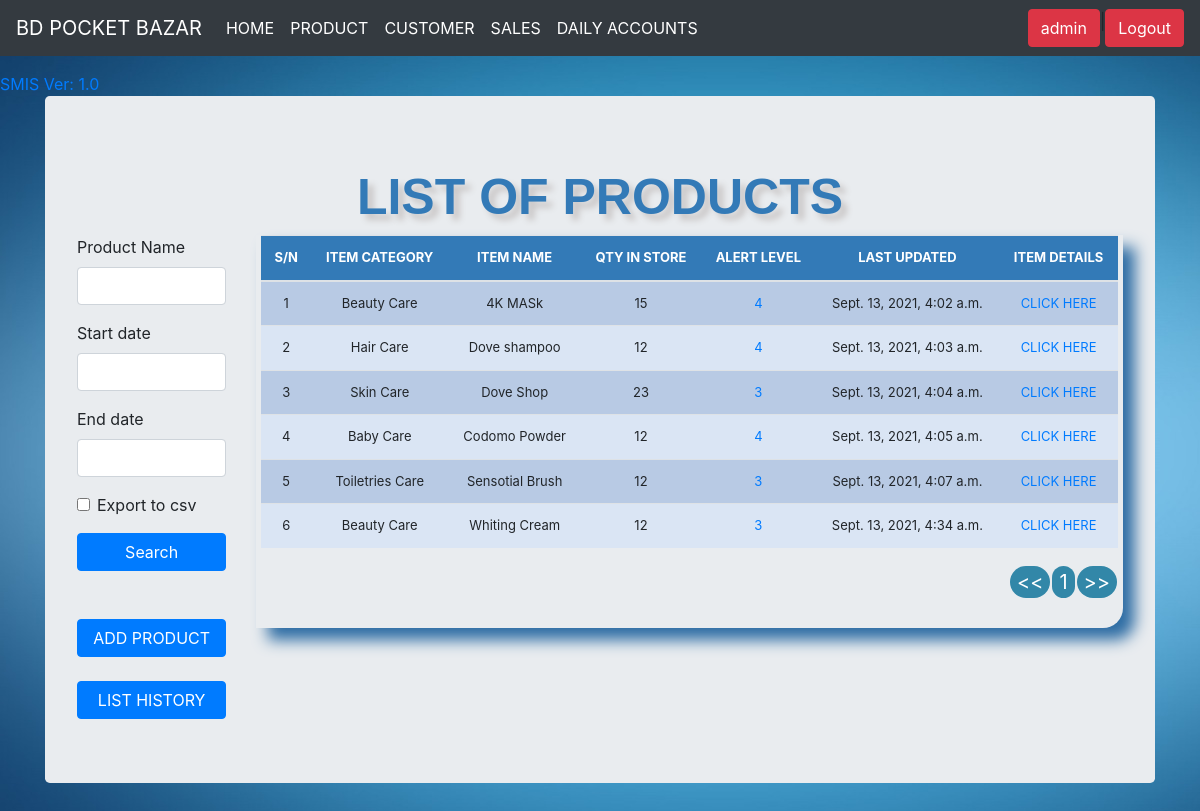
The app's page /list_items/ (signed in) with its own data.
### stockmgmt/models.py (models this page shows, shortened)
class Stock(models.Model):
    Category = models.ForeignKey(Category, on_delete=models.CASCADE, null=True, blank=True)
    Product_Code = models.CharField(max_length=50, blank=False, null=True)
    Product_Name = models.CharField(max_length=50, blank=True, null=True)
    Quantity = models.IntegerField(default='0', blank=True, null=True)
    Product_Buy_Price = models.IntegerField(default='0', blank=True, null=True)
    Product_Seles_Price = models.IntegerField(default='0', blank=True, null=True)
    receive_quantity = models.IntegerField(default='0', blank=True, null=True)
    receive_by = models.CharField(max_length=50, blank=True, null=True)
    issue_quantity = models.IntegerField(default='0', blank=True, null=True)
    issue_by = models.CharField(max_length=50, blank=True, null=True)
    issue_to = models.CharField(max_length=50, blank=True, null=True)
    phone_number = models.CharField(max_length=50, blank=True, null=True)
    created_by = models.CharField(max_length=50, blank=True, null=True)
    Alert_Level = models.IntegerField(default='0', blank=True, null=True)
    last_updated = models.DateTimeField(auto_now_add=True, auto_now=False)
    timestamp = models.DateTimeField(auto_now_add=True,auto_now=False,null=True)

class Category(models.Model):
    name = models.CharField(max_length=50, blank=True, null=True)
    def __str__(self):
        return self.name

### stockmgmt/views.py (the view, shortened to what this page needs)
# urls.py: path('list_items/', views.list_items, name='list_items'),
@login_required
def list_items(request):
    title = 'List of Items'
    form = StockSearchForm(request.POST or None)
    queryset = Stock.objects.all()
    context = {
        "title": title,
        "queryset": queryset,
        "form": form,
    }
    return render(request, "list_items.html", context)

### stockmgmt/forms.py
class StockSearchForm(forms.ModelForm):
    export_to_CSV = forms.BooleanField(required=False)
    start_date = forms.DateTimeField(required=False)
    end_date = forms.DateTimeField(required=False)
    class Meta:
        model = Stock
        fields = ['Product_Name', 'start_date', 'end_date']

### stockmgmt/templates/list_items.html (shortened to what this page needs)
{% load static %}
{% load crispy_forms_tags %}
<!DOCTYPE html>
<html lang="en">
  <head>
    <link href="{% static 'js/jquery-ui-1.12.1/jquery-ui.min.css' %}" rel="stylesheet">
    <link href="{% static 'js/jquery-ui-1.12.1/jquery-ui.structure.min.css' %}" rel="stylesheet">
    <link href="{% static 'js/jquery-ui-1.12.1/jquery-ui.theme.min.css' %}" rel="stylesheet">
    <link href="{% static 'css/stylesheet.css' %}" rel="stylesheet">
    <link href="{% static 'css/bootstrap.min.css' %}" rel="stylesheet">
    <link href="{% static 'js/nprogress/nprogress.css' %}" rel="stylesheet">
    <link href="{% static 'css/navbar-top-fixed.css' %}" rel="stylesheet">
  </head>
  <body>
    {% include 'navbar.html' %}
  <main role="main" class="container">
     <div class="jumbotron">
      <div class="header"> LIST OF PRODUCTS </div>
      <div class="row">
            <div class="col-sm-2">
              <form method='POST' action=''>{% csrf_token %}
                {{form|crispy}}
                <input class="btn btn-primary mybutton" type="submit" value='Search'/>
                </form>
                <br><br>
                <a href="/add_items"><div class="btn btn-primary mybutton">ADD PRODUCT</div></a><br><br>
                <a href="/list_history"><div class="btn btn-primary mybutton">LIST HISTORY</div></a><br>
            </div>
            <br>
            <div class="col-sm-10">
                <div class="display_table">
                    <table class='table'>
                    <thead>
                      <tr>
                      <th>S/N</th>
                      <th>ITEM CATEGORY</th>
                      <th>ITEM NAME</th>
                      <th>QTY IN STORE</th>
                      <th>ALERT LEVEL</th>
                      <th>LAST UPDATED </th>
                      <th>ITEM DETAILS</th>
                      </tr>
                      </thead>
                      {% for instance in queryset %}
                      <tr>
                      <td>{{forloop.counter}}</td>
                      <td>{{instance.Category}}</td>
                      <td>{{instance.Product_Name}}</td>
                      <td>
                      {% if instance.Quantity <= instance.Alert_Level %}
                          <div style="background-color: orange;"> {{instance.Quantity}} </div>
                      {% else %}
                           {{instance.Quantity}}
                      {% endif %}
                      </td>
                      <td><a href="{% url 'reorder_level' instance.id %}">{{instance.Alert_Level}}</a></td>
                      <td>{{instance.last_updated}}
                      <td><a href="{% url 'stock_detail' instance.id %}" class="btn-white">CLICK HERE</a></td>
                      {% endfor %}
                    </table>
                </div>
            </div>
      </div>
    </div>
  </main>
  </body>
  </html>

### stockmgmt/templates/navbar.html (shortened to what this page needs)
<nav class="navbar navbar-expand-md navbar-dark fixed-top bg-dark">
    <a class="navbar-brand" href="/"> BD POCKET BAZAR </a>
    <div class="collapse navbar-collapse" id="navbarCollapse">
      <ul class="navbar-nav mr-auto">
        <li class="nav-item active">
          <a class="nav-link" href="/">HOME <span class="sr-only">(current)</span></a>
        </li>
        <li class="nav-item active">
          <a class="nav-link" href="/list_items">PRODUCT <span class="sr-only">(current)</span></a>
        </li>
        <li class="nav-item active">
          <a class="nav-link" href="/list_customer">CUSTOMER <span class="sr-only">(current)</span></a>
        </li>
        <li class="nav-item active">
          <a class="nav-link" href="/list_invoice">SALES <span class="sr-only">(current)</span></a>
        </li>
        <li class="nav-item active">
          <a class="nav-link" href="/list_daily_accounts">DAILY ACCOUNTS <span class="sr-only">(current)</span></a>
        </li>
        </ul>
      <ul class="navbar-nav">
        {% if request.user.is_authenticated %}
        <li><button class="btn btn-danger">{{ user }}</button></a></li>|
        <li><a href="/accounts/logout"><button class="btn btn-danger">Logout </button></a></li>
        {% else %}
        <li><a href="/accounts/login"><button class="btn btn-danger"> Login </button>/a></li>
        {% endif %}
      </ul>
    </div>
  </nav>
  <a href="#"><div id="version-display" data-toggle="modal" data-target="#myModal">SMIS Ver: 1.0</div></a>

### stockmgmt/static/css/stylesheet.css (style rules this page uses)
body { background-color: #34eb6b; background-image: url("../img/bg.jpg"); }
.table { font-size: 13px; text-align: center; width: 95%; margin: auto; }
.mybutton { width: 100%; }
.table tr:nth-child(odd) { background: #B8CAE4 }
.table tr:nth-child(even) { background: #dae5f4 }
th { background-color: #337ab7; color: white; }
.display_table { border-bottom-right-radius: 20px; padding-left: 5px; padding-right: 5px; padding-bottom: 20px; box-shadow: 12px 12px 15px #2e6da4; }
.header { font-family: helvetica; color: #337ab7; font-size: 50px; text-align: center; width: 100%; text-shadow: 6px 6px 6px #c9c6c6; display: block; font-weight: bolder; }

### stockmgmt/static/css/navbar-top-fixed.css (style rules this page uses)
body { min-height: 75rem; padding-top: 4.5rem; }

### records on screen
Stock: Category "Beauty Care", Product_Name "4K MASk", Quantity "15", Alert_Level "4", last_updated "Sept. 13, 2021, 4:02 a.m."
Stock: Category "Hair Care", Product_Name "Dove shampoo", Quantity "12", Alert_Level "4", last_updated "Sept. 13, 2021, 4:03 a.m."
Stock: Category "Skin Care", Product_Name "Dove Shop", Quantity "23", Alert_Level "3", last_updated "Sept. 13, 2021, 4:04 a.m."
Stock: Category "Baby Care", Product_Name "Codomo Powder", Quantity "12", Alert_Level "4", last_updated "Sept. 13, 2021, 4:05 a.m."
Stock: Category "Toiletries Care", Product_Name "Sensotial Brush", Quantity "12", Alert_Level "3", last_updated "Sept. 13, 2021, 4:07 a.m."
Stock: Category "Beauty Care", Product_Name "Whiting Cream", Quantity "12", Alert_Level "3", last_updated "Sept. 13, 2021, 4:34 a.m."

### other values on screen
{{ user }} "admin"
